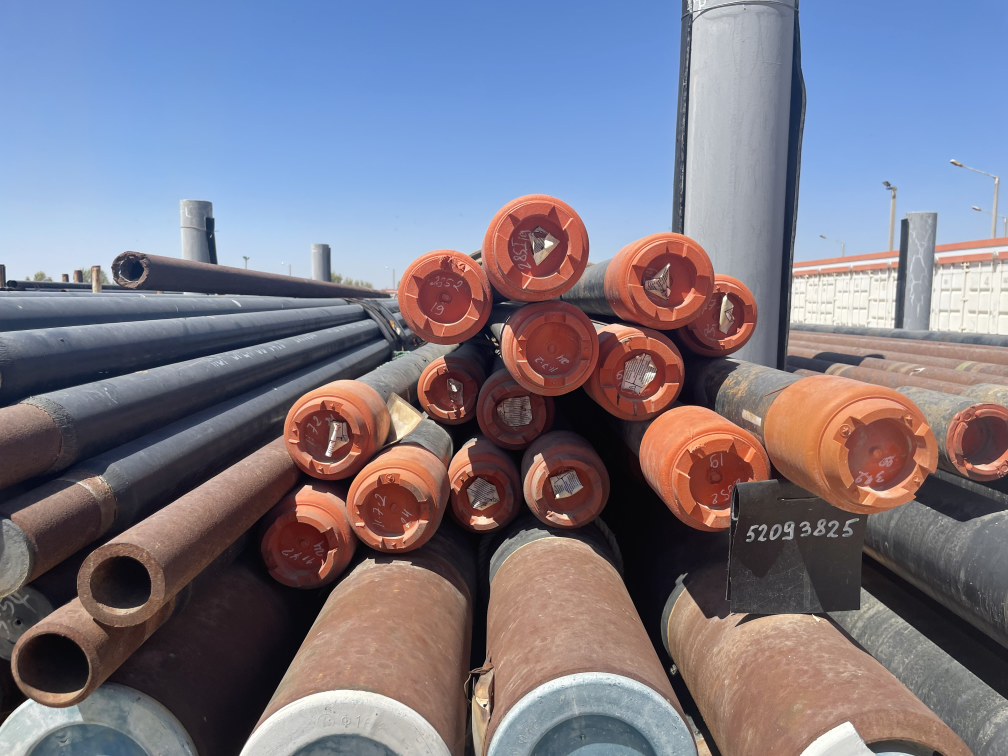
#> input picture research/example.jpeg, 4032 x 3024 px (shown at 1/4 size)
$ jupyter execute first.ipynb
#> lines starting #> are read from the running program, lines starting #| are printed output that depends on the picture
[cell 1]
import cv2
import numpy as np

# Load an image
image = cv2.imread('example.jpeg', cv2.IMREAD_COLOR)
#> image is the input picture: shape (3024, 4032, 3); mean B, G, R 133.4, 119.4, 123.3
image = cv2.resize(image, (1600, 800), interpolation=cv2.INTER_LINEAR)
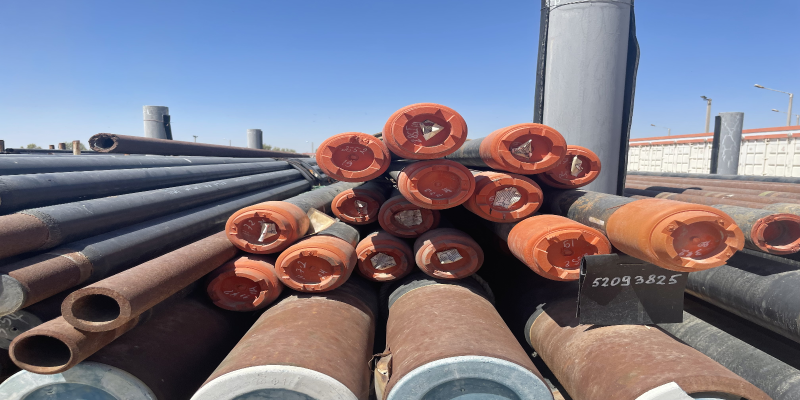
#> image: shape (800, 1600, 3) (shown at 1/2 size); mean B, G, R 133.3, 119.3, 123.2
# Convert the image to grayscale
gray = cv2.cvtColor(image, cv2.COLOR_BGR2GRAY)
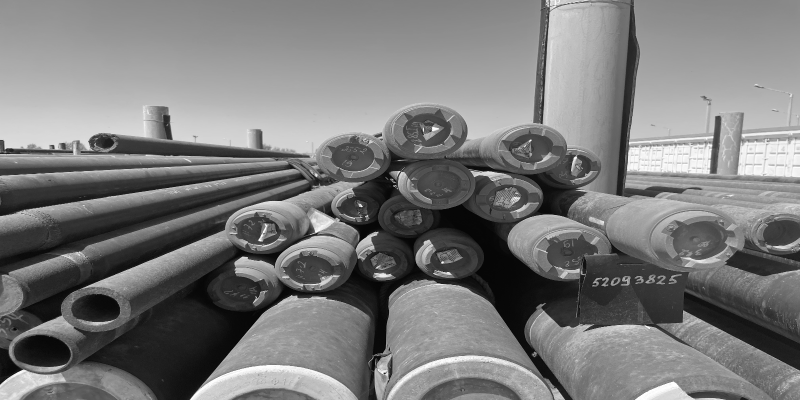
#> gray: shape (800, 1600) (shown at 1/2 size); min 0, max 255, mean 122.1

# Apply Gaussian blur to reduce noise and improve circle detection
gray_blurred = cv2.GaussianBlur(gray, (9, 9), 2)

print('start HC')

# Detect circles using the Hough Circle Transform
circles = cv2.HoughCircles(
    gray_blurred,
    cv2.HOUGH_GRADIENT,
    dp=1,  # Resolution of the accumulator
    minDist=20,  # Minimum distance between detected circles
    param1=50,  # Upper threshold for edge detection
    param2=30,  # Threshold for circle center detection
    minRadius=0,  # Minimum radius of the circle
    maxRadius=0  # Maximum radius of the circle
)

print('end HC')

# If circles are found, draw them on the original image
if circles is not None:
    circles = np.uint16(np.around(circles))
    for circle in circles[0, :]:
        center = (circle[0], circle[1])
        radius = circle[2]
        cv2.circle(image, center, radius, (0, 255, 0), 2)  # Draw the circle
        cv2.circle(image, center, 2, (0, 0, 255), 3)  # Draw the center

    # Display the image with detected circles
    cv2.imshow('Detected Circles', image)
    cv2.waitKey(0)
    cv2.destroyAllWindows()
else:
    print("No circles were found in the image.")
